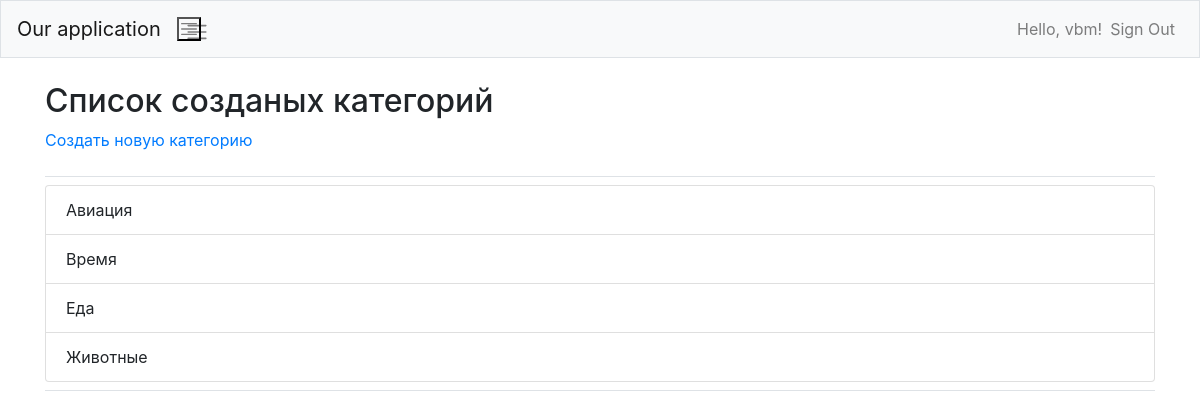
The page /cats (signed in) on the database its author committed.
### dict/models.py (models this page shows)
class Cats(models.Model):
    name = models.CharField(max_length=15, unique=True)
    date_added = models.DateField(auto_now_add=True)
    author = models.ForeignKey(User, on_delete=models.CASCADE)
    def __str__(self) -> str:
        return f'{self.name}'

### dict/views.py (the view)
# urls.py: path('cats', views.cats, name="cats"),
@login_required
def cats(request):
    cats = Cats.objects.filter(author=request.user.id).order_by("name")
    mapper = {"cats": cats}
    return render(request,"dict/cats.html",mapper)

### dict/templates/dict/cats.html
{% extends "dict/base.html" %}
{% load bootstrap4 %}
{% block page_header %}
  <h2>Список созданых категорий</h2>
  <p>
    <a href="{% url 'dict:addcat'  %}" >Создать новую категорию</a>
  </p>
{% endblock page_header %}
{% block content %}
    <ul class="list-group">
        {% for cat in cats %}
        <li class="list-group-item">{{cat}}</li>
        {% endfor %}
    </ul>
{% endblock content %}

### dict/templates/dict/base.html (shortened to what this page needs)
{% load bootstrap4 %}
<html lang="en">
   <head>
      {% bootstrap_css %}
   </head>
   <body>
      <nav class="navbar navbar-expand-md navbar-light bg-light mb-4 border">
         <a class="navbar-brand" href="{% url 'dict:index' %}">Our application</a>
         <button class="navbar-toggler-icon" type="button" data-toggle="collapse"
            data-target="#navbarCollapse" aria-controls="navbarCollapse"
            aria-expanded="false" aria-label="Toggle navigation" >
            <span class="navbar-toggler-icon"></span></button>
         <div class="collapse navbar-collapse" id="navbarCollapse">
            <ul class="navbar-nav ml-auto">
               {% if user.is_authenticated %}
                  <li class="nav-item">
                     <span class="navbar-text">Hello, {{user.username}}!</span>
                  </li>
                  <li class="nav-item">
                     <a class="nav-link" href="{% url 'users:logout' %}">Sign Out</a>
                  </li>
               {% endif %}
            </ul>
         </div>
      </nav>
      <main role="main" class="container">
         <div class="pb-2 mb-2 border-bottom">
            {% block page_header %}{% endblock page_header %}
         </div>
         <div class="pb-2 mb-2 border-bottom">
            {% block content %}{% endblock content %}
         </div>
      </main>
   </body>
</html>

### rows shown on the page
Cats: name "Авиация"
Cats: name "Время"
Cats: name "Еда"
Cats: name "Животные"

### other values the page prints
{{ user.username }} "vbm"
